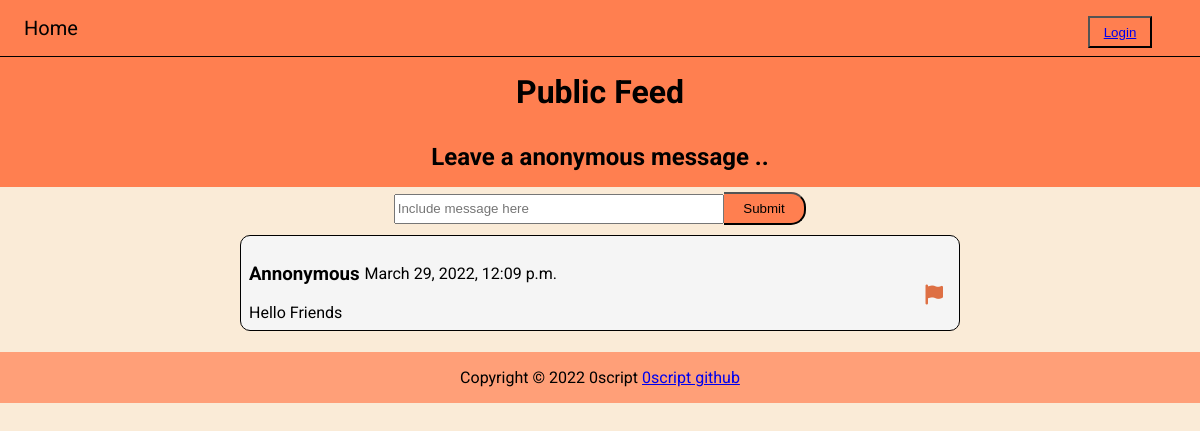
The app's page /, older data.
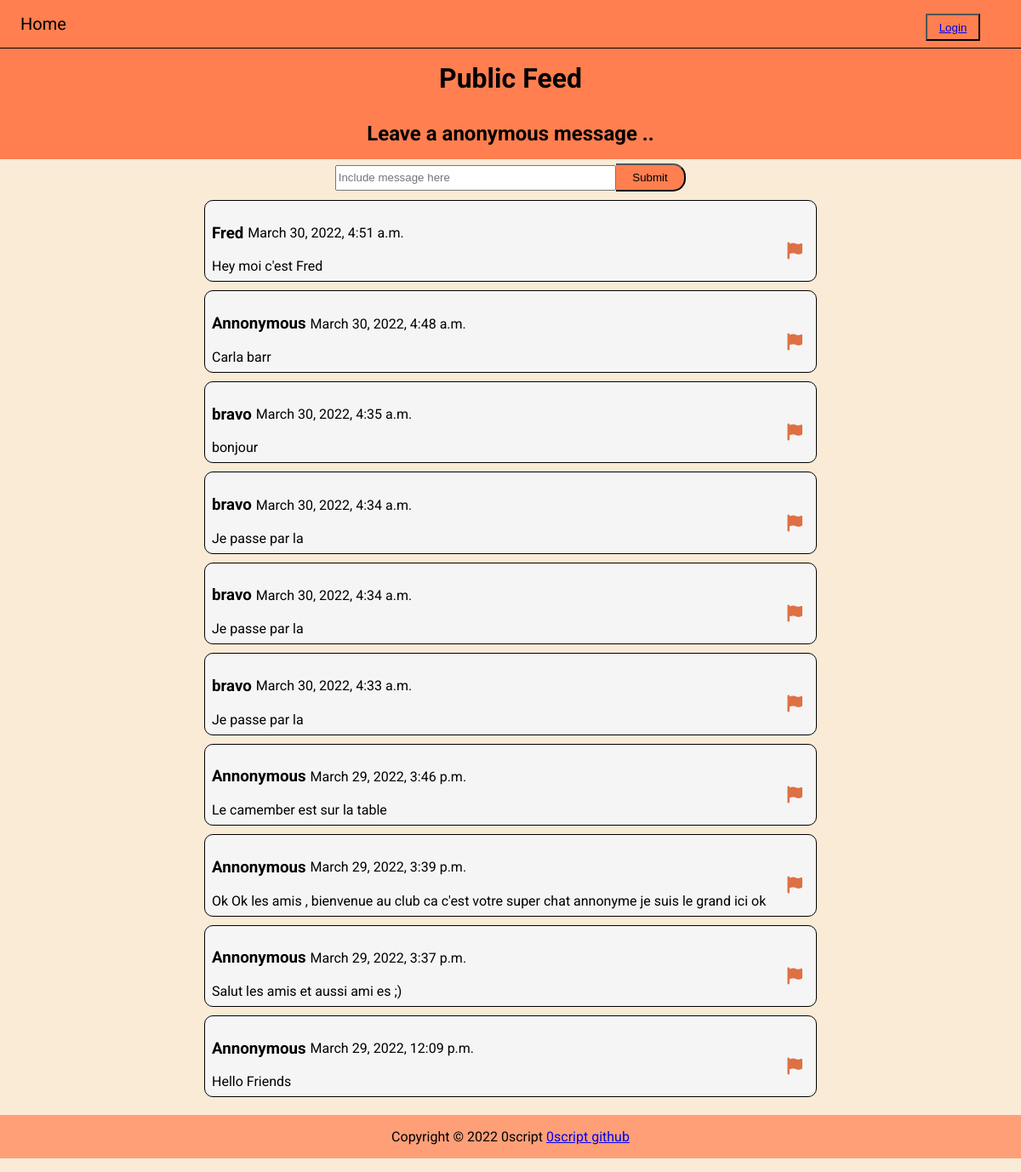
The same page, newer data.
### feedapp/models.py (models this page shows, shortened)
class Post(models.Model):
    user=models.ForeignKey(settings.AUTH_USER_MODEL, on_delete=models.CASCADE)
    text=models.CharField(max_length=280)
    date_posted=models.DateTimeField(auto_now_add=True)
    reported=models.BooleanField(default=False)
    hidden=models.BooleanField(default=False)
    date_hiden=models.DateTimeField(blank=True,null=True)
    hidden_by=models.ForeignKey(settings.AUTH_USER_MODEL,
        on_delete=models.CASCADE,
        blank=True,
        null=True,
        related_name='Mod Who Hide+')
    class Meta:
        permissions = [('can_hide_post', 'Can hide post')]

class User(AbstractUser):
    tel=models.CharField(max_length=30)
    pass

### feedapp/views.py (the view)
# urls.py: path('',index_view,name='index'),
def index_view(request,pk='',*args, **kwargs):
    template_name='feedapp/index.html'
    is_mod=False
    if request.user.is_authenticated:
        current_user=get_object_or_404(User,id=request.user.id)
        if is_moderator(request.user):
            is_mod=True
        user={
            'username':request.user.username,
            'id':request.user.id,
            'ismod':is_mod,
        }
    else:
        user={
            'username':'',
            'id':22,
            'ismod':False,
        }
    form=PostMsgForm(request.POST or None)
    posts=Post.objects.filter(hidden=False).order_by('-date_posted').all()
    if form.is_valid():
        Post.objects.create(text=form.cleaned_data['text'],user=User.objects.get(id=user['id']))
    else:
        form=PostMsgForm()
    context={
        'username':user['username'],
        'form':form,
        'ismod':user['ismod'],
        'posts':posts,
    }
    return render(request, template_name,context)

### feedapp/forms.py
class PostMsgForm(forms.Form):
    text=forms.CharField(
        max_length=255,
        required=True,
        label='',
        widget=forms.TextInput(
            attrs={
                'placeholder':'Include message here',
                'type':'input',
                'class':'message',
            }
        )
    )

### feedapp/templates/feedapp/index.html (shortened to what this page needs)
{% extends 'base.html' %}
    {% block main_title %}Public Feed{% endblock main_title %}
    {% block sub_title %}
        {% if user.username %}
            Leave a message {{ user.username }}
        {% else %}
            Leave a anonymous message ..
        {% endif %}
    {% endblock sub_title %}
    {% block content %}
        <div class="feed-container">
            {% include 'feedapp/postform.html' %}
            {%include 'feedapp/listpost.html' %}
    {% endblock %}

### templates/base.html (shortened to what this page needs)
<!DOCTYPE html>
<html lang="en">
	<head>
        {% load static %}
        <link rel="stylesheet" href="{% static 'css/css.css' %}" />
	</head>
	<body>
		<div class="header" id="header">
			<nav class="navbar" id="navbar">
				<a class="navbar-link" href="/">Home</a>
			</nav>
			{% if user.username %}
				<button class="logout"><a href="{% url 'logout' %}">Logout</a></button>
			{% else %}
				<button class="logout"><a href="login/">Login</a></button>
			{% endif %}
		</div>
		<main class="main-body" id="main-body">
            <h1 class="main-title">{% block main_title %}{% endblock main_title %}</h1>
			<h2 class="sub_title">{% block sub_title %}{% endblock sub_title %}
			</h2>
            {% block content %}{% endblock %}
        </main>
			<p class="copyright">Copyright © 2022 0script <a href="https://github.com/0script">0script github </a> </p>
	</body>
</html>

### feedapp/templates/feedapp/postform.html (shortened to what this page needs)
<form class="postform" action="." method="post">
    {{ form }}
    <input type="submit" class="input" value="Submit">
</form>

### feedapp/templates/feedapp/listpost.html (shortened to what this page needs)
<div class="contain-feed">
    {% for post in posts  %}
		{% if not post.hidden %}
			<div class="feed">
				<div class="message-header">
					<h3 class="message-title">
						{{post.user}}
					</h3>
					<p class="message-head-info">{{ post.date_posted }}</p>
				</div>
				<div class="message">
					{{ post.text }}
				</div>
				<button title="Report" class="report" id="{{ post.id }}" ><i class="fa-solid fa-flag"></i></button>
			</div>
		{% endif %}
	{% endfor %}

### staticfiles/css/css.css (style rules this page uses)
* { box-sizing: border-box; }
body { font-family: 'Roboto', sans-serif; margin: 0; background-color: antiquewhite; }
div#header { width: 100vw; display: flex; flex-direction: row; background-color: coral; padding: 1rem; position: relative; }
nav.navbar { font-size: 20px; }
nav.navbar a { padding: 0.5rem; text-decoration: none; color: black; }
button.logout { position: absolute; right: 4%; background-color: transparent; height: 2rem; width: 4rem; }
main { display: flex; display: flex; flex-direction: column; align-items: center; justify-content: center; background-color: antiquewhite; }
main.main-body h1 { border-top: solid 1px; }
main.main-body h1,main.main-body h2 { width: 100%; background-color: coral; margin: 0; padding: 1rem; text-align: center; }
div.feed-container { display: flex; flex-direction: column; justify-content: center; align-items: center; width: 100%; }
div.feed-container form { width: 35rem; padding: 5px; display: flex; flex-direction: row; }
div.feed { position: relative; border-radius: 10px; padding: 0.5rem; border: solid 1px black; margin: 5px; color: black; background-color: whitesmoke; }
div.message-header { display: flex; flex-direction: row; align-items: center; }
div.message-header h3 { margin-right: 5px; }
div.feed button { border: none; background-color: transparent; outline: none; position: absolute; right: 10px; top: 50%; color: #DE7044; font-size: 20px; }
p.copyright { background-color: #FF9F78; padding: 1rem; text-align: center; width: 100%; }
form.postform { width: 100%; display: flex; justify-content: center; align-items: center; padding: 5px; }
form.postform input.message { width: 60%; height: 30px; }
form.postform input.input { background-color: coral; border-top-right-radius: 15px; border-bottom-right-radius:15px; border-left: none ; width: 15%; height: 33px; }
div.contain-feed { display: flex; flex-direction: column; justify-content: center; align-items: center; width: 100%; }
div.feed { position: relative; border-radius: 10px; padding: 0.5rem; border: solid 1px black; margin: 5px; color: black; background-color: whitesmoke; width: 60%; }

Row changes from the older to the newer data that the page shows:
added Post: user "Fred", date_posted "March 30, 2022, 4:51 a.m.", text "Hey moi c'est Fred"
added Post: user "Annonymous", date_posted "March 30, 2022, 4:48 a.m.", text "Carla barr"
added Post: user "bravo", date_posted "March 30, 2022, 4:35 a.m.", text "bonjour"
added Post: user "bravo", date_posted "March 30, 2022, 4:34 a.m.", text "Je passe par la"
added Post: user "bravo", date_posted "March 30, 2022, 4:34 a.m.", text "Je passe par la"
added Post: user "bravo", date_posted "March 30, 2022, 4:33 a.m.", text "Je passe par la"
added Post: user "Annonymous", date_posted "March 29, 2022, 3:46 p.m.", text "Le camember est sur la table"
added Post: user "Annonymous", date_posted "March 29, 2022, 3:39 p.m.", text "Ok Ok les amis , bienvenue au club ca c'est votre super chat annonyme je suis le grand ici ok"
added Post: user "Annonymous", date_posted "March 29, 2022, 3:37 p.m.", text "Salut les amis et aussi ami es ;)"
